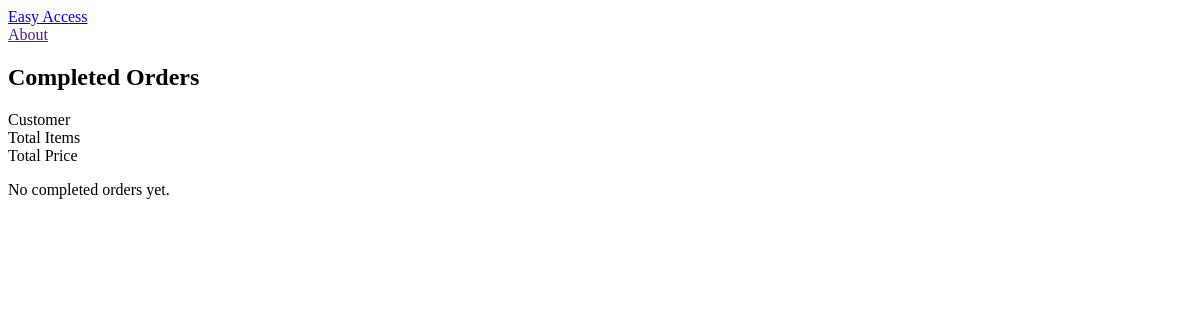
Page /completed-orders/ (signed in) on the earlier database version.
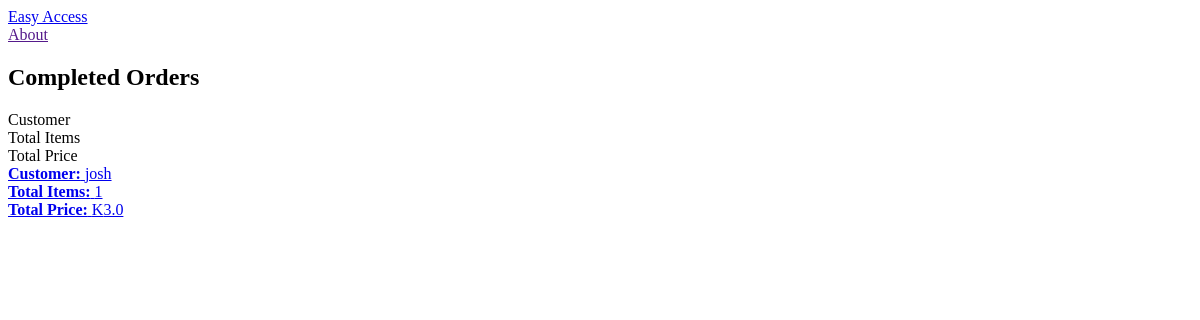
Same page on the later database version.
### store/models.py (models this page shows, shortened)
class Order(models.Model):
	created_by = models.ForeignKey(User, related_name='orders', on_delete=models.CASCADE, blank=True)
	created_at = models.DateTimeField(auto_now_add=True)
	phone_number = models.CharField(max_length=15)
	area = models.CharField(max_length=20)
	total_cost = models.IntegerField(default=0)
	paid_amount = models.DecimalField(max_digits=10, decimal_places=2, default=0)
	merchant_id = models.CharField(max_length=255)
	total_price = models.IntegerField(null=True)
	PAYMENT_METHODS = [
        ('mobile_money', 'Mobile Money'),
        ('bank_transfer', 'Bank Transfer'),
    ]
	payment_method = models.CharField(max_length=20, choices=PAYMENT_METHODS, null=True, blank=True)
	is_paid = models.BooleanField(default=False, null=True)
	payment_reference = models.CharField(max_length=100, null=True, blank=True)
	paid_at = models.DateTimeField(null=True, blank=True)

### userprofile/views.py (the view)
# urls.py: path('completed-orders/', views.completed_orders, name='completed_orders'),
@login_required
def completed_orders(request):
    order_items = OrderItem.objects.filter(
        product__user=request.user,
        status=OrderItem.STATUS_DELIVERED,
        received=True
    ).select_related('order', 'order__created_by', 'product')
    orders_summary = []
    orders_dict = defaultdict(list)
    for item in order_items:
        orders_dict[item.order].append(item)
    for order, items in orders_dict.items():
        total_price = sum([item.get_total_price() for item in items])
        orders_summary.append({
            'order': order,
            'items': items,
            'total_items': len(items),
            'total_price': total_price,
            'customer': order.created_by
        })
    return render(request, 'userprofile/completed_orders.html', {
        'orders_summary': orders_summary
    })

### store/context_processors.py (called while the page is built)
def cart(request):
	return { 'cart': Cart(request)}

### store/models.py (called while the page is built)
    def get_total_price(self):
        return (self.price * self.quantity) / 100

### userprofile/templates/userprofile/completed_orders.html (shortened to what this page needs)
{% extends 'core/base.html' %}
{% block content %}
<div class="max-w-5xl mx-auto p-4 sm:p-6">
    <h2 class="text-2xl font-bold mb-4">Completed Orders</h2>
    <div class="hidden sm:flex bg-gray-100 p-3 rounded-t font-semibold text-gray-700">
        <div class="w-1/3">Customer</div>
        <div class="w-1/3">Total Items</div>
        <div class="w-1/3">Total Price</div>
    </div>
    {% for order_data in orders_summary %}
    <div class="border rounded-lg shadow hover:shadow-md transition duration-200 mb-4 bg-gray-50">
        <a href="{% url 'order_detail' order_id=order_data.order.id %}">
            <div class="flex flex-col sm:flex-row justify-between items-start sm:items-center p-3 gap-2 text-sm">
                <div class="w-full sm:w-1/3">
                    <strong>Customer:</strong> {{ order_data.customer.username }}
                </div>
                <div class="w-full sm:w-1/3">
                    <strong>Total Items:</strong> {{ order_data.total_items }}
                </div>
                <div class="w-full sm:w-1/3">
                    <strong>Total Price:</strong> K{{ order_data.total_price }}
                </div>
            </div>
        </a>
    </div>
    {% empty %}
        <p class="text-gray-500">No completed orders yet.</p>
    {% endfor %}
</div>
{% endblock %}

Differences in the rows shown:
added Order: customer.username "josh", total_items "1", total_price "3.0"
Other differences:
text no longer shown: "No completed orders yet."
